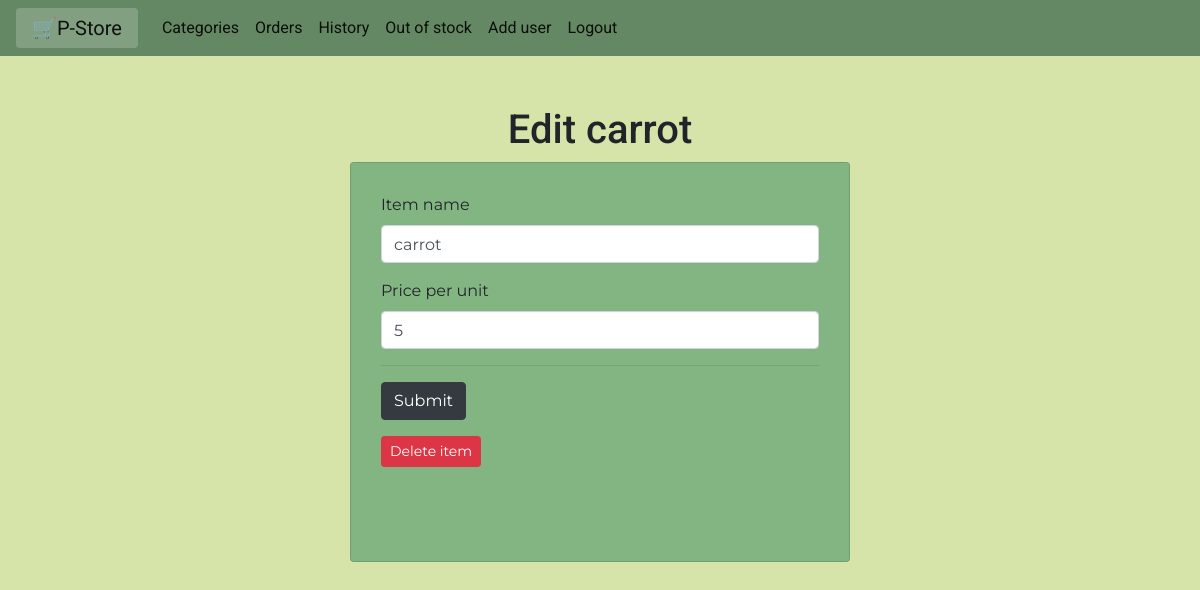
Screenshot of /1/1/item_edit (signed in) with the database file from the repository.
### tables this page shows
CREATE TABLE Items (
    id INTEGER PRIMARY KEY AUTOINCREMENT,
    name varchar(20) not null,
    weight integer not null,
    price_per_unit int not null,
    c_id INTEGER not null,
    FOREIGN KEY (c_id) REFERENCES Categories(c_id)
);

### app.py (the view, shortened to what this page needs)
@app.route("/<int:c_id>/<int:id>/item_edit", methods=("GET", "POST"))
@login_required
def item_edit(c_id, id):
    if not current_user.is_admin:
        abort(403)
    item = get_item(id)
    return render_template("item_edit.html", item=item)

### app.py (called while the page is built)
def get_db_connection():
    conn = sqlite3.connect("database.db")
    conn.row_factory = sqlite3.Row
    return conn

def get_item(item_id):
    conn = get_db_connection()
    item = conn.execute("SELECT * FROM Items WHERE id = ?", (item_id,)).fetchone()
    conn.close()
    if item is None:
        abort(404)
    return item

@login_manager.user_loader
def load_user(user_id):
    conn = get_db_connection()
    user_data = conn.execute(
        "SELECT * FROM Admin WHERE a_id = ?", (user_id,)
    ).fetchone()
    if user_data:
        return Admin(user_data["a_id"], user_data["username"])
    user_data = conn.execute("SELECT * FROM User WHERE u_id = ?", (user_id,)).fetchone()
    if user_data:
        return AppUser(user_data["u_id"], user_data["u_username"])
    return None

### templates/item_edit.html (shortened to what this page needs)
{% extends 'base2.html' %}
{% block content %}
<h1 style="margin-top:50px; font-family:roboto; text-align:center;">Edit {{ item['name'] }}</h1>
<div class="card card_create" style="width:500px; height:400px;  margin: auto; background-color:#83B582">
  <div class="container" style="padding:30px;">
     <form method="post">
        <div class="form-group">
          <label for="item_name">Item name</label>
          <input type="text" name="item_name" placeholder="item name" class="form-control" value="{{ item['name'] }}"></input>
        </div>
        <div class="form-group">
          <label for="price_per_unit">Price per unit</label>
          <input type="number" class="form-control" name="price_per_unit" placeholder="price per unit" pattern="[0-9]+" value="{{ item['price_per_unit'] }}"></input>
        </div>
        <hr>
        <div class="form-group">
            <button type="submit" class="btn btn-dark">Submit</button>
        </div>
      </form>
<form  action="{{ url_for('delete', c_id=item['c_id'], id=item['id']) }}" method="POST">
    <input type="submit" value="Delete item"
            class="btn btn-danger btn-sm"
            onclick="return confirm('Are you sure you want to delete this item?')">
</form>
</div>
</div>
{% endblock %}

### templates/item_edit.html (style rules this page uses)
body { background-color:#D6E4AA; font-family:montserrat; }

### rows the page displays
Items: name "carrot", item_name "carrot", price_per_unit "5"
